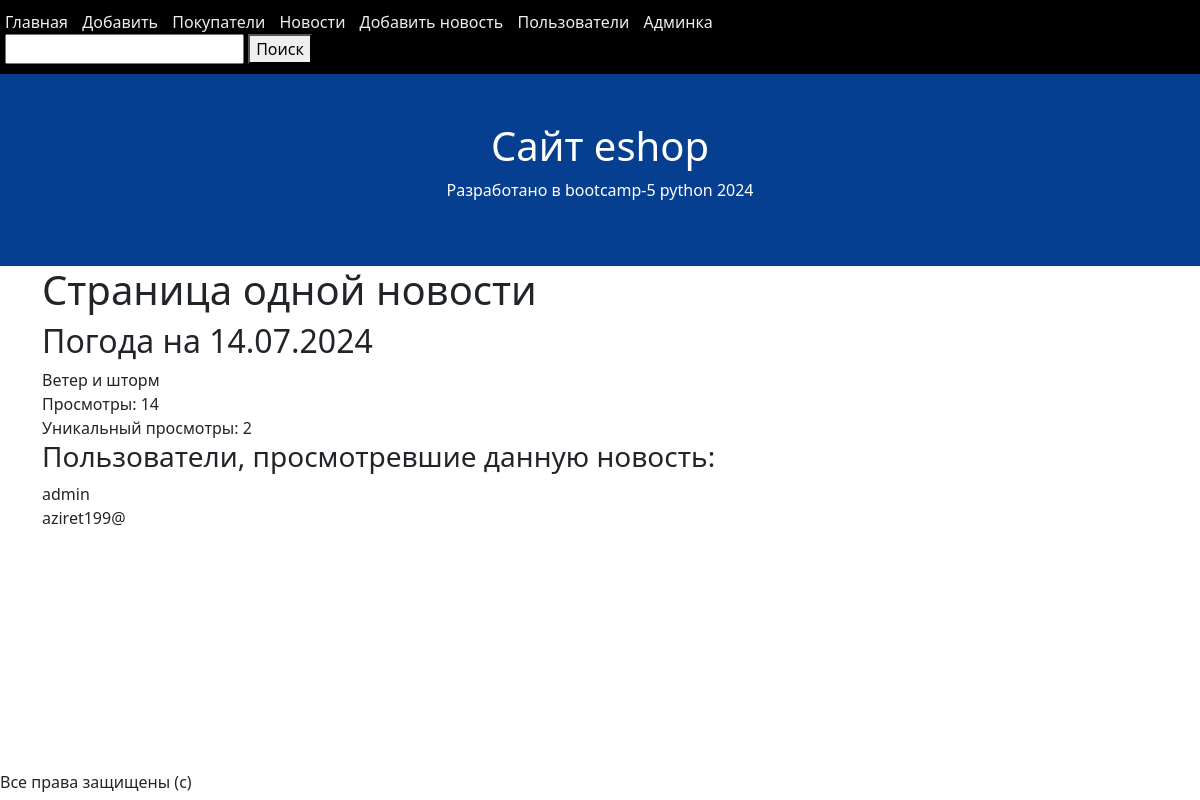
Screenshot of /new-detail/1/ with the database file from the repository.
### news/models.py (models this page shows, shortened)
class New(models.Model):
    title = models.CharField(max_length=50)
    article = models.TextField()
    views = models.IntegerField(default=0)
    user_views = models.ManyToManyField(
        to=User,
        blank=True,
    )

### news/views.py (the view)
# urls.py: path('new-detail/<int:id>/', new_detail, name='new-detail'),
def new_detail(request, id):  # id = 8
    one_new_object = New.objects.get(id=id)  # 1 объект
    one_new_object.views += 1  # меняем значение свойства объекта
    if request.user.is_authenticated:
        one_new_object.user_views.add(request.user)
    one_new_object.save()  # сохраняем в БД
    context = {"new": one_new_object}
    return render(request, 'new.html', context)

### news/templates/new.html
{% extends 'base.html' %}
{% block content %}
<h1>Страница одной новости</h1>
<h2>{{ new.title }}</h2>
<div>{{ new.article }}</div>
<div>Просмотры: {{ new.views }}</div>
<div>Уникальный просмотры: {{ new.user_views.count }}</div>
<h3>Пользователи, просмотревшие данную новость:</h3>
{% for user in new.user_views.all %}
    <div>{{ user.username }}</div>
{% endfor %}
{% endblock %}

### rows the page displays
New: title "Погода на 14.07.2024", article "Ветер и шторм", views "14", user_views.count "2"

### other values shown
{{ user.username }} "admin"
{{ user.username }} "aziret199@"
